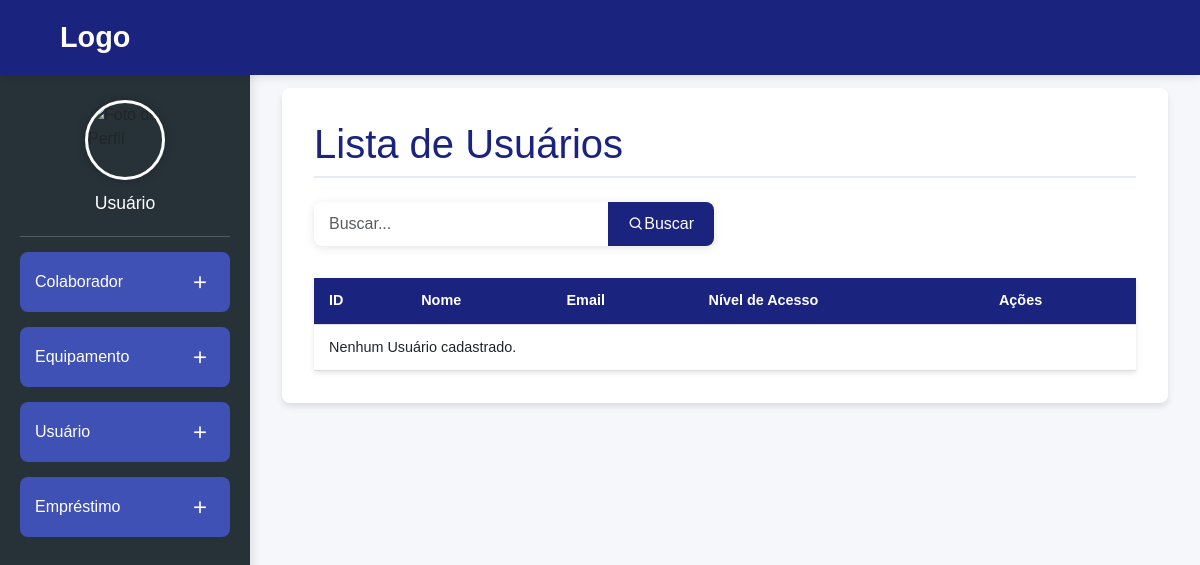
The app's page /usuarios/, older data.
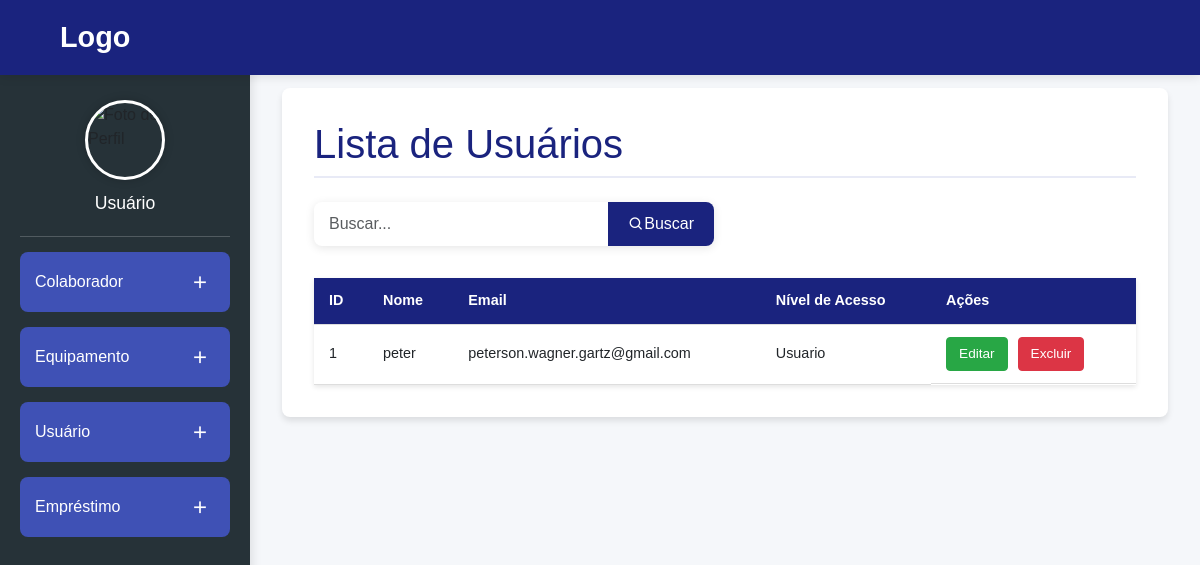
The same page, newer data.
### epi_management/models.py (models this page shows, shortened)
class Usuario(AbstractBaseUser, PermissionsMixin):
    nome = models.CharField(max_length=100)
    email = models.EmailField(max_length=255, unique=True, validators=[validate_email])
    nivel_acesso = models.ForeignKey(NivelAcesso, on_delete=models.CASCADE)
    groups = models.ManyToManyField(
        'auth.Group',
        related_name='epi_management_usuarios',
        blank=True,
        help_text=('The groups this user belongs to. A user will get all permissions granted to each of their groups.'),
        verbose_name=('groups'),
    )
    user_permissions = models.ManyToManyField(
        'auth.Permission',
        related_name='epi_management_usuarios',
        blank=True,
        help_text=('Specific permissions for this user.'),
        verbose_name=('user permissions'),
    )
    is_staff = models.BooleanField(default=False)
    is_active = models.BooleanField(default=True)
    USERNAME_FIELD = 'email'
    REQUIRED_FIELDS = ['nome']
    objects = CustomUserManager()

class NivelAcesso(models.Model):
    nome = models.CharField(max_length=50)
    def __str__(self):
        return self.nome

### epi_management/views.py (the view)
# urls.py: path('usuarios/', views.usuarios_lista, name='usuarios_lista'),
def usuarios_lista(request):
    query = request.GET.get('q')
    if query:
        usuarios = Usuario.objects.filter(Q(nome__icontains=query))
    else:
        usuarios = Usuario.objects.all()
    return render(request, 'usuarios_lista.html', {
        'usuarios': usuarios,
        'query': query
    })

### epi_management/templates/usuarios_lista.html
{% extends 'base.html' %}
{% block content %}
<div class="main-container">
    <h1 class="page-title">Lista de Usuários</h1>
    <form method="get" action="{% url 'usuarios_lista' %}" class="search-form">
        <div class="input-group">
            <input type="text" name="q" placeholder="Buscar..." class="form-control search-input" value="{{ query|default:'' }}">
            <button type="submit" class="btn btn-primary search-btn">
                <i class='bx bx-search'></i> Buscar
            </button>
        </div>
    </form>
    <table class="data-table">
        <thead>
            <tr>
                <th>ID</th>
                <th>Nome</th>
                <th>Email</th>
                <th>Nível de Acesso</th>
                <th>Ações</th>
            </tr>
        </thead>
        <tbody>
            {% for usuario in usuarios %}
            <tr>
                <td>{{ usuario.id }}</td>
                <td>{{ usuario.nome }}</td>
                <td>{{ usuario.email }}</td>
                <td>{{ usuario.nivel_acesso }}</td>
                <td class="table-actions">
                    <a href="{% url 'usuarios_editar' pk=usuario.pk %}" class="edit-btn">Editar</a>
                    <a href="{% url 'usuarios_excluir' pk=usuario.pk %}" class="delete-btn">Excluir</a>
                </td>
            </tr>
            {% empty %}
            <tr>
                <td colspan="5">Nenhum Usuário cadastrado.</td>
            </tr>
            {% endfor %}
        </tbody>
    </table>
</div>
{% endblock %}

Row changes from the older to the newer data that the page shows:
added Usuario: id "1", nome "peter", email "peterson.wagner.gartz@gmail.com", nivel_acesso "Usuario"
Text that changed along with them:
text no longer shown: "Nenhum Usuário cadastrado."
